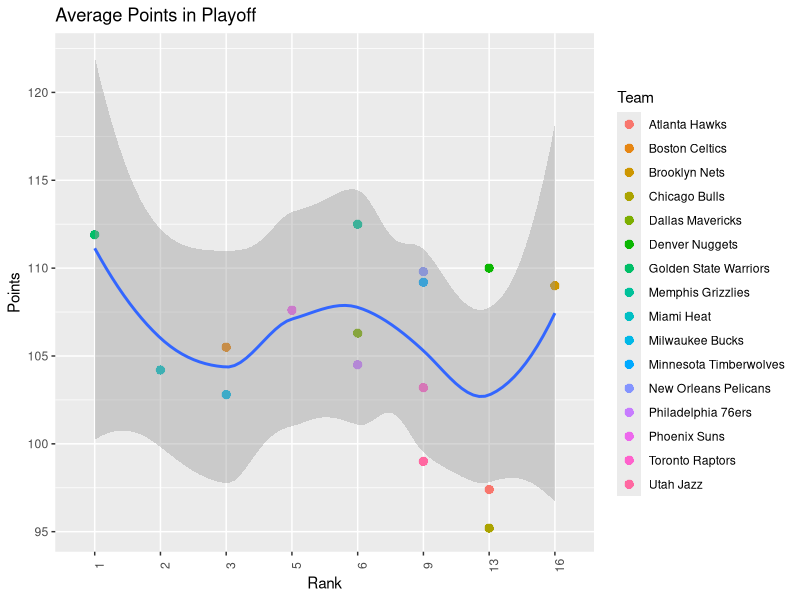

Source code (R): (Note: this script raises an error after producing the figure.)
## ---- chunk 1
# this prevents package loading message from appearing in the rendered version of your problem set
knitr::opts_chunk$set(warning = FALSE, message = FALSE, echo = TRUE)
## ---- chunk 2
#Read cleaned data
playoff<-read.csv(file = './docs/data/playoff.csv')
regular<-read.csv(file = './docs/data/regular.csv')

#Factor Team and Rank
playoff$Team = as.factor(playoff$Team)
playoff$Rank = as.factor(playoff$Rank)
regular$Team = as.factor(regular$Team)
regular$Rank = as.factor(regular$Rank)
## ---- chunk 3
library(ggplot2)

#plot scatter plot with smooth line in playoff about points
g_playoff <- ggplot(data = playoff,aes(x=Rank, y=PTS))+
  geom_point(size=3.0,stroke=0.1,aes(color=Team))+
  geom_smooth(aes(x=as.integer(Rank), y=PTS))+
  theme(axis.text.x = element_text(angle=90))+
  ggtitle('Average Points in Playoff')+
  ylab('Points')
g_playoff

#plot scatter plot with smooth line in regular about points
g_regular <- ggplot(data = regular,aes(x=Rank, y=PTS))+
  geom_point(size=3.0,stroke=0.1,aes(color=Team,shape=Enter))+
  geom_smooth(aes(x=as.integer(Rank), y=PTS))+
  theme(axis.text.x = element_text(angle=90))+
  ggtitle('Average Points in Regular')+
  ylab('Points')
g_regular
## ---- chunk 4
library(patchwork)

#plot scatter plot with smooth line in playoff about 3 points
g_playoff <- ggplot(data = playoff,aes(x=Rank, y=X3PM))+
  geom_point(size=3.0,stroke=0.1,aes(color=Team))+
  geom_smooth(aes(x=as.integer(Rank), y=X3PM))+
  theme(axis.text.x = element_text(angle=90))+
  ggtitle('3 Point Field Goals Made and 3 Point\nField Goals Percentage in Playoff')+
  ylab('3 Point Field Goals Made')
g_playoff2 <- ggplot(data = playoff,aes(x=Rank, y=X3P.))+
  geom_point(size=3.0,stroke=0.1,aes(color=Team))+
  geom_smooth(aes(x=as.integer(Rank), y=X3P.))+
  theme(axis.text.x = element_text(angle=90))+
  ylab('3 Point Field Goals Percentage')

g_playoff / g_playoff2 + plot_layout(guides = 'collect')

#plot scatter plot with smooth line in regular about 3 points
g_regular <- ggplot(data = regular,aes(x=Rank, y=X3PM))+
  geom_point(size=3.0,stroke=0.1,aes(color=Team,shape=Enter))+
  geom_smooth(aes(x=as.integer(Rank), y=X3PM))+
  theme(axis.text.x = element_text(angle=90))+
  ggtitle('3 Point Field Goals Made and 3 Point\nField Goals Percentage in Regular')+
  ylab('3 Point Field Goals Made')
g_regular2 <- ggplot(data = regular,aes(x=Rank, y=X3P.))+
  geom_point(size=3.0,stroke=0.1,aes(color=Team,shape=Enter))+
  geom_smooth(aes(x=as.integer(Rank), y=X3P.))+
  theme(axis.text.x = element_text(angle=90))+
  ylab('3 Point Field Goals Percentage')

g_regular / g_regular2 + plot_layout(guides = 'collect')
## ---- chunk 5
#plot scatter plot with smooth line in playoff about field goals
g_playoff <- ggplot(data = playoff,aes(x=Rank, y=FGM))+
  geom_point(size=3.0,stroke=0.1,aes(color=Team))+
  geom_smooth(aes(x=as.integer(Rank)))+
  theme(axis.text.x = element_text(angle=90))+
  ggtitle('Field Goals Made and Field Goals \nPercentage in Playoff')+
  ylab('Field Goals Made')
g_playoff2 <- ggplot(data = playoff,aes(x=Rank, y=FG.))+
  geom_point(size=3.0,stroke=0.1,aes(color=Team))+
  geom_smooth(aes(x=as.integer(Rank), y=FG.))+
  theme(axis.text.x = element_text(angle=90))+
  ylab('Field Goals Percentage')

g_playoff / g_playoff2 + plot_layout(guides = 'collect')

#plot scatter plot with smooth line in regular about field goals
g_regular <- ggplot(data = regular,aes(x=Rank, y=FGM))+
  geom_point(size=3.0,stroke=0.1,aes(color=Team,shape=Enter))+
  geom_smooth(aes(x=as.integer(Rank), y=FGM))+
  theme(axis.text.x = element_text(angle=90))+
  ggtitle('Field Goals Made and Field Goals \nPercentage in Regular')+
  ylab('Field Goals Made')
g_regular2 <- ggplot(data = regular,aes(x=Rank, y=FG.))+
  geom_point(size=3.0,stroke=0.1,aes(color=Team,shape=Enter))+
  geom_smooth(aes(x=as.integer(Rank), y=FG.))+
  theme(axis.text.x = element_text(angle=90))+
  ylab('Field Goals Percentage')

g_regular / g_regular2 + plot_layout(guides = 'collect')
## ---- chunk 6
#plot scatter plot with smooth line in playoff about Free Throw 
g_playoff <- ggplot(data = playoff,aes(x=Rank, y=FTM))+
  geom_point(size=3.0,stroke=0.1,aes(color=Team))+
  geom_smooth(aes(x=as.integer(Rank)))+
  theme(axis.text.x = element_text(angle=90))+
  ggtitle('Free Throws Made and Free Throws \nPercentage in Playoff')+
  ylab('Free Throws Made')
g_playoff2 <- ggplot(data = playoff,aes(x=Rank, y=FT.))+
  geom_point(size=3.0,stroke=0.1,aes(color=Team))+
  geom_smooth(aes(x=as.integer(Rank), y=FT.))+
  theme(axis.text.x = element_text(angle=90))+
  ylab('Free Throws Percentage')

g_playoff / g_playoff2 + plot_layout(guides = 'collect')

#plot scatter plot with smooth line in regular about Free Throw 
g_regular <- ggplot(data = regular,aes(x=Rank, y=FTM))+
  geom_point(size=3.0,stroke=0.1,aes(color=Team,shape=Enter))+
  geom_smooth(aes(x=as.integer(Rank), y=FTM))+
  theme(axis.text.x = element_text(angle=90))+
  ggtitle('Free Throws Made and Free Throws \nPercentage in Regular')+
  ylab('Free Throws Made')
g_regular2 <- ggplot(data = regular,aes(x=Rank, y=FT.))+
  geom_point(size=3.0,stroke=0.1,aes(color=Team,shape=Enter))+
  geom_smooth(aes(x=as.integer(Rank), y=FT.))+
  theme(axis.text.x = element_text(angle=90))+
  ylab('Free Throws Percentage')

g_regular / g_regular2 + plot_layout(guides = 'collect')
## ---- chunk 7
#plot scatter plot with smooth line in playoff about Rebounds Made
ggplot(data = playoff,aes(x=Rank, y=REB))+
  geom_point(size=3.0,stroke=0.1,aes(color=Team))+
  geom_smooth(aes(x=as.integer(Rank)))+
  theme(axis.text.x = element_text(angle=90))+
  ggtitle('Rebounds Made in Playoff')+
  ylab('Rebounds Made')



#plot scatter plot with smooth line in regular about Rebounds Made
ggplot(data = regular,aes(x=Rank, y=REB))+
  geom_point(size=3.0,stroke=0.1,aes(color=Team,shape=Enter))+
  geom_smooth(aes(x=as.integer(Rank), y=REB))+
  theme(axis.text.x = element_text(angle=90))+
  ggtitle('Rebounds Made in Regular')+
  ylab('Rebounds Made')


## ---- chunk 8
#plot scatter plot with smooth line in playoff about Personal Fouls
ggplot(data = playoff,aes(x=Rank, y=PF))+
  geom_point(size=3.0,stroke=0.1,aes(color=Team))+
  geom_smooth(aes(x=as.integer(Rank)))+
  theme(axis.text.x = element_text(angle=90))+
  ggtitle('Personal Fouls Made in Playoff')+
  ylab('Personal Fouls Made')



#plot scatter plot with smooth line in regular about Personal Fouls
ggplot(data = regular,aes(x=Rank, y=PF))+
  geom_point(size=3.0,stroke=0.1,aes(color=Team,shape=Enter))+
  geom_smooth(aes(x=as.integer(Rank), y=PF))+
  theme(axis.text.x = element_text(angle=90))+
  ggtitle('Personal Fouls Made in Regular')+
  ylab('Personal Fouls Made')


